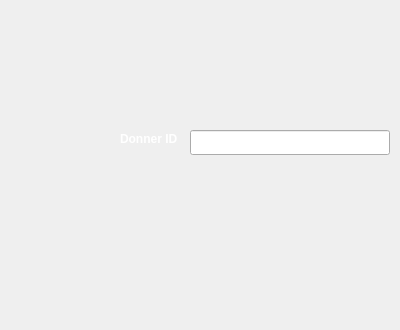
    <widget class="QWidget" name="page_2">
     <widget class="QLabel" name="Donner_ID">
      <property name="geometry">
       <rect>
        <x>120</x>
        <y>120</y>
        <width>71</width>
        <height>39</height>
       </rect>
      </property>
      <property name="minimumSize">
       <size>
        <width>7</width>
        <height>0</height>
       </size>
      </property>
      <property name="text">
       <string>&lt;html&gt;&lt;head/&gt;&lt;body&gt;&lt;p&gt;&lt;span style=&quot; font-weight:600; color:#ffffff;&quot;&gt;Donner ID &lt;/span&gt;&lt;/p&gt;&lt;/body&gt;&lt;/html&gt;</string>
      </property>
     </widget>
     <widget class="QLineEdit" name="lineEdit_ID">
      <property name="geometry">
       <rect>
        <x>190</x>
        <y>130</y>
        <width>200</width>
        <height>25</height>
       </rect>
      </property>
     </widget>
     <widget class="QPushButton" name="SupprimerID">
      <property name="geometry">
       <rect>
        <x>320</x>
        <y>190</y>
        <width>71</width>
        <height>23</height>
       </rect>
      </property>
      <property name="styleSheet">
       <string notr="true">QPushButton {
            color: white;
            border-image: url(:/img/supp.png) 3 10 3 10;
            border-top: 3px transparent;
            border-bottom: 3px transparent;
            border-right: 10px transparent;
            border-left: 10px transparent;
        }</string>
      </property>
      <property name="text">
       <string/>
      </property>
     </widget>
     <widget class="QPushButton" name="ModifierID">
      <property name="geometry">
       <rect>
        <x>190</x>
        <y>190</y>
        <width>71</width>
        <height>23</height>
       </rect>
      </property>
      <property name="styleSheet">
       <string notr="true">QPushButton {
            color: white;
            border-image: url(:/img/modifier.png) 3 10 3 10;
            border-top: 3px transparent;
            border-bottom: 3px transparent;
            border-right: 10px transparent;
            border-left: 10px transparent;
        }</string>
      </property>
      <property name="text">
       <string/>
      </property>
     </widget>
     <widget class="QPushButton" name="Sretour">
      <property name="geometry">
       <rect>
        <x>120</x>
        <y>270</y>
        <width>51</width>
        <height>51</height>
       </rect>
      </property>
      <property name="styleSheet">
       <string notr="true">QPushButton {
            color: white;
            border-image: url(:/img/fleche.png) 3 10 3 10;
            border-top: 3px transparent;
            border-bottom: 3px transparent;
            border-right: 10px transparent;
            border-left: 10px transparent;
        }</string>
      </property>
      <property name="text">
       <string/>
      </property>
     </widget>
    </widget>
